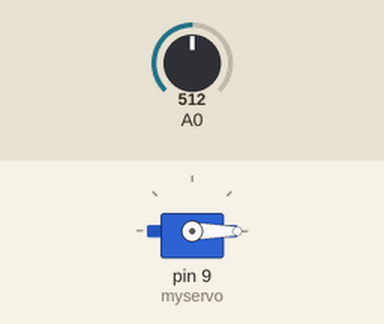
The sketch below on a simulated Arduino Uno, built with avr-gcc and run on an emulated ATmega328P. Parts: servo. Inputs (shaded band) come from the test bench; at power-on: A0 = 512.

Above: at 1.2 s.
1.3 s: A0 set to 257
2.8 s: A0 set to 238
At 3.3 s:
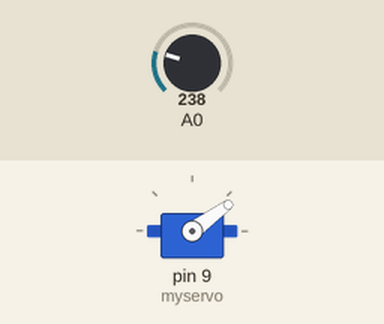
5.8 s: A0 set to 260
At 6.5 s:
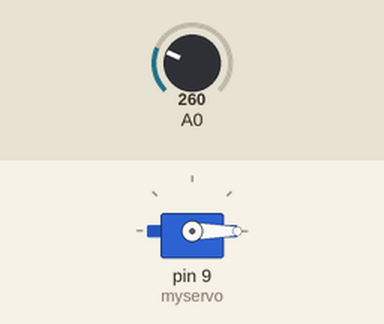
7.3 s: A0 set to 240
At 7.8 s:
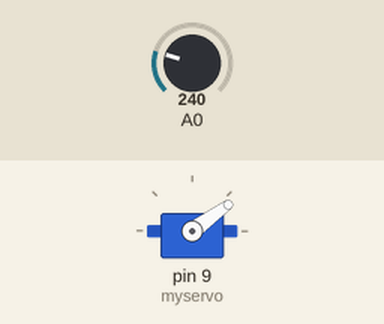
Timing chart, 0 to 10.3 s (numbered marks = the images above; inputs shaded):
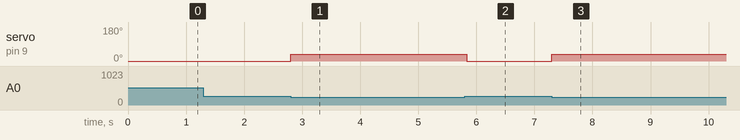

The sketch:

main.ino
```cpp
#include <Servo.h>
#define threshold 250
#define basimyok_aci 0 //  Kendi Servonuza Göre Düzenleyebilirsiniz.. Butona Basmadan Önceki Açı
#define basimvar_aci 36 // Butona Basıldığındaki Açı


Servo myservo;  // Servo İçin Kotrol Oluştur
bool trig=true;

void setup() {
  myservo.attach(9);  // Pin 9 İle Servo Bağlantısı
myservo.write(basimyok_aci);
}

void loop() {

 myservo.write(basimyok_aci);              // Butona Basım Yok!
 delay(1);
 if(analogRead(A0)< threshold)
 {

      myservo.write(basimvar_aci);          // Butona Basım Var!
    delay(100 );                       // Pozisyona Dünmek İçin 100ms Bekle!

 }
}
```

Measured:
- the behaviour switches between 250 and 249 on A0 (found by bisection; images 0 and 1)
- after the input at 1.3 s, every drawn part: stays the same
- after the input at 2.8 s, servo on pin 9 (myservo): 0° → 36° at once
- after the input at 5.8 s, servo on pin 9 (myservo): 36° → 0° at once
- after the input at 7.3 s, servo on pin 9 (myservo): 0° → 36° at once
